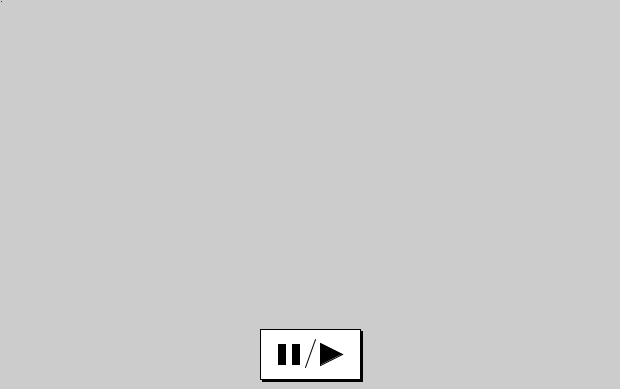
Frame 1 (no input)
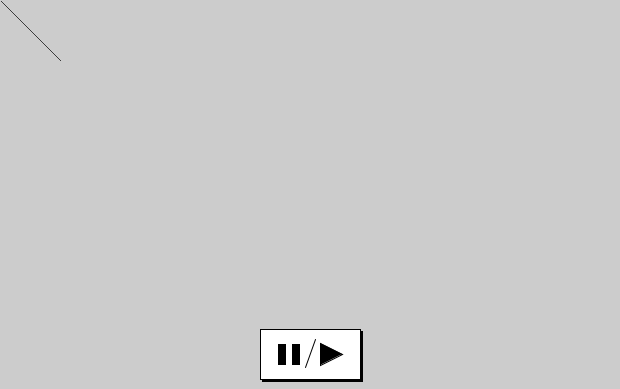
Frame 60 (the mouse pressed at the canvas centre just before this capture)
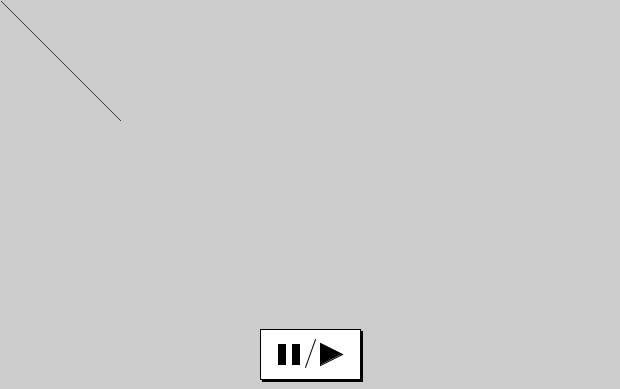
Frame 120 (the mouse held since frame 60 and released just before this capture)

The Processing sketch that drew these frames (run headless with seeded random() and noise(); from frame 60 on, the mouse is pressed at the canvas centre):

// Processing sketch: P2_D02__22B_Juan_Antonio_Arroyo_Santana
// ── P2_D02__22B_Juan_Antonio_Arroyo_Santana.pde
void setup(){
  size(620,389);
}

int x = 0, y = 0, inc_x = 1, inc_y = 1;
boolean pausa;
float ancho = 100, alto = 50;

void draw(){
  pausa = false;
  if(x>width||x<0)
    inc_x*=-1;
  if(y>height||y<0)
    inc_y*=-1;
  point(x+=inc_x,y+=inc_y);
  dibujaBoton(false);
}

void mousePressed(){
   if(mouseX>=width/2-50 && mouseX<=width/2+50 && mouseY>=height-60 && mouseY<=height-10){
     dibujaBoton(true);
     noLoop();
   }
}

void mouseClicked(){
}

void mouseReleased(){
  dibujaBoton(false);
  loop();

}

void dibujaBoton(boolean pressed){
  if(pressed){
    fill(#000000);
    rect(width/2-ancho/2,height-alto-10,ancho,alto);
    fill(#011196);
    rect(width/2-ancho/2+2,height-alto+2-10,ancho,alto);
    fill(#FFFFFF);
    rect(width/2-32+2,height-alto+5+2,7,20);
    rect(width/2-18+2,height-alto+5+2,7,20);
    triangle(width/2+10,height-alto+6,width/2+10,height-alto+25+3,width/2+32,height-alto-10+25+2);
    stroke(#FFFFFF);
    line(width/2-5,height-alto+30,width/2+5,height-alto+2);
    stroke(#000000);
  }
  else{
    fill(#000000);
    rect(width/2-ancho/2+2,height-alto+2-10,ancho,alto);
    fill(#FFFFFF);
    rect(width/2-ancho/2,height-alto-10,ancho,alto);
    fill(#000000);
    rect(width/2-32,height-alto+5,7,20);
    rect(width/2-18,height-alto+5,7,20);
    triangle(width/2+10,height-alto+4,width/2+10,height-alto+25+1,width/2+32,height-alto-10+25);
    line(width/2-5,height-alto+28,width/2+5,height-alto);
  }
}
